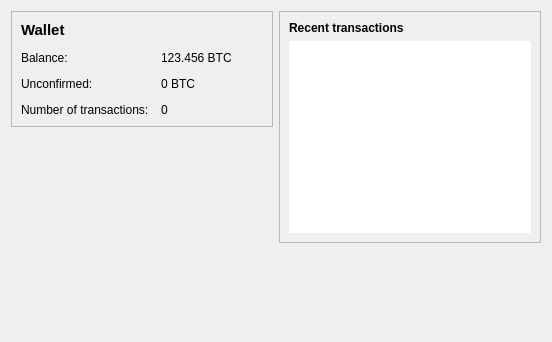
<?xml version="1.0" encoding="UTF-8"?>
<ui version="4.0">
 <class>OverviewPage</class>
 <widget class="QWidget" name="OverviewPage">
  <property name="geometry">
   <rect>
    <x>0</x>
    <y>0</y>
    <width>552</width>
    <height>342</height>
   </rect>
  </property>
  <property name="windowTitle">
   <string>Form</string>
  </property>
  <layout class="QHBoxLayout" name="horizontalLayout" stretch="1,1">
   <item>
    <layout class="QVBoxLayout" name="verticalLayout_2">
     <item>
      <widget class="QFrame" name="frame">
       <property name="frameShape">
        <enum>QFrame::StyledPanel</enum>
       </property>
       <property name="frameShadow">
        <enum>QFrame::Raised</enum>
       </property>
       <layout class="QFormLayout" name="formLayout_2">
        <property name="fieldGrowthPolicy">
         <enum>QFormLayout::AllNonFixedFieldsGrow</enum>
        </property>
        <property name="horizontalSpacing">
         <number>12</number>
        </property>
        <property name="verticalSpacing">
         <number>12</number>
        </property>
        <item row="2" column="0">
         <widget class="QLabel" name="label">
          <property name="text">
           <string>Balance:</string>
          </property>
         </widget>
        </item>
        <item row="2" column="1">
         <widget class="QLabel" name="labelBalance">
          <property name="text">
           <string>123.456 BTC</string>
          </property>
          <property name="textInteractionFlags">
           <set>Qt::TextSelectableByMouse</set>
          </property>
         </widget>
        </item>
        <item row="4" column="0">
         <widget class="QLabel" name="label_2">
          <property name="text">
           <string>Number of transactions:</string>
          </property>
         </widget>
        </item>
        <item row="4" column="1">
         <widget class="QLabel" name="labelNumTransactions">
          <property name="text">
           <string>0</string>
          </property>
          <property name="textInteractionFlags">
           <set>Qt::TextSelectableByMouse</set>
          </property>
         </widget>
        </item>
        <item row="3" column="0">
         <widget class="QLabel" name="label_3">
          <property name="text">
           <string>Unconfirmed:</string>
          </property>
         </widget>
        </item>
        <item row="3" column="1">
         <widget class="QLabel" name="labelUnconfirmed">
          <property name="text">
           <string>0 BTC</string>
          </property>
          <property name="textInteractionFlags">
           <set>Qt::TextSelectableByMouse</set>
          </property>
         </widget>
        </item>
        <item row="1" column="0">
         <widget class="QLabel" name="label_5">
          <property name="text">
           <string>&lt;!DOCTYPE HTML PUBLIC &quot;-//W3C//DTD HTML 4.0//EN&quot; &quot;http://www.w3.org/TR/REC-html40/strict.dtd&quot;&gt;
&lt;html&gt;&lt;head&gt;&lt;meta name=&quot;qrichtext&quot; content=&quot;1&quot; /&gt;&lt;style type=&quot;text/css&quot;&gt;
p, li { white-space: pre-wrap; }
&lt;/style&gt;&lt;/head&gt;&lt;body style=&quot; font-family:'Ubuntu'; font-size:11pt; font-weight:400; font-style:normal;&quot;&gt;
&lt;p style=&quot; margin-top:0px; margin-bottom:0px; margin-left:0px; margin-right:0px; -qt-block-indent:0; text-indent:0px;&quot;&gt;&lt;span style=&quot; font-weight:600;&quot;&gt;Wallet&lt;/span&gt;&lt;/p&gt;&lt;/body&gt;&lt;/html&gt;</string>
          </property>
         </widget>
        </item>
       </layout>
      </widget>
     </item>
     <item>
      <spacer name="verticalSpacer">
       <property name="orientation">
        <enum>Qt::Vertical</enum>
       </property>
       <property name="sizeHint" stdset="0">
        <size>
         <width>20</width>
         <height>40</height>
        </size>
       </property>
      </spacer>
     </item>
    </layout>
   </item>
   <item>
    <layout class="QVBoxLayout" name="verticalLayout_3">
     <item>
      <widget class="QFrame" name="frame_2">
       <property name="frameShape">
        <enum>QFrame::StyledPanel</enum>
       </property>
       <property name="frameShadow">
        <enum>QFrame::Raised</enum>
       </property>
       <layout class="QVBoxLayout" name="verticalLayout">
        <item>
         <widget class="QLabel" name="label_4">
          <property name="text">
           <string>&lt;b&gt;Recent transactions&lt;/b&gt;</string>
          </property>
         </widget>
        </item>
        <item>
         <widget class="QListView" name="listTransactions">
          <property name="frameShape">
           <enum>QFrame::NoFrame</enum>
          </property>
          <property name="verticalScrollBarPolicy">
           <enum>Qt::ScrollBarAlwaysOff</enum>
          </property>
          <property name="horizontalScrollBarPolicy">
           <enum>Qt::ScrollBarAlwaysOff</enum>
          </property>
         </widget>
        </item>
       </layout>
      </widget>
     </item>
     <item>
      <spacer name="verticalSpacer_2">
       <property name="orientation">
        <enum>Qt::Vertical</enum>
       </property>
       <property name="sizeHint" stdset="0">
        <size>
         <width>20</width>
         <height>40</height>
        </size>
       </property>
      </spacer>
     </item>
    </layout>
   </item>
  </layout>
 </widget>
 <resources/>
 <connections/>
</ui>
